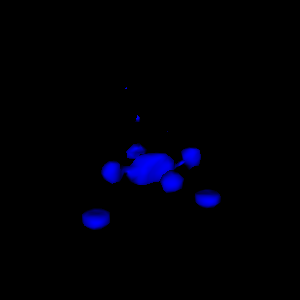

The Python source for this figure:
#!/usr/bin/env python

# Read EnSight ironProt ASCII case file, contour at 200, and render.

import os

import vtkmodules.vtkInteractionStyle  # noqa: F401
import vtkmodules.vtkRenderingFreeType  # noqa: F401
import vtkmodules.vtkRenderingOpenGL2  # noqa: F401

from vtkmodules.vtkFiltersCore import vtkContourFilter
from vtkmodules.vtkIOEnSight import vtkGenericEnSightReader
from vtkmodules.vtkRenderingCore import (
    vtkActor,
    vtkCompositePolyDataMapper,
    vtkRenderWindow,
    vtkRenderWindowInteractor,
    vtkRenderer,
)

# Source
data_dir = os.environ.get("VPE_DATA_DIR", os.path.dirname(os.path.abspath(__file__)))

# Read EnSight case file
ensight_reader = vtkGenericEnSightReader()
ensight_reader.SetCaseFileName(os.path.join(data_dir, "EnSight", "ironProt_ascii.case"))

# Contour
contour_filter = vtkContourFilter()
contour_filter.SetInputConnection(ensight_reader.GetOutputPort())
contour_filter.SetValue(0, 200)
contour_filter.SetComputeScalars(1)

# Mapper
composite_mapper = vtkCompositePolyDataMapper()
composite_mapper.SetInputConnection(contour_filter.GetOutputPort())
composite_mapper.SetScalarRange(0, 1)
composite_mapper.SetScalarVisibility(1)

# Actor
ensight_actor = vtkActor()
ensight_actor.SetMapper(composite_mapper)
ensight_actor.GetProperty().SetRepresentationToSurface()
ensight_actor.GetProperty().SetInterpolationToGouraud()

# Renderer
renderer = vtkRenderer()
renderer.AddActor(ensight_actor)
renderer.SetBackground(0, 0, 0)

# Render window
render_window = vtkRenderWindow()
render_window.AddRenderer(renderer)
render_window.SetWindowName("ensight iron prot ascii")
render_window.SetMultiSamples(0)
render_window.SetSize(300, 300)

# Interactor
interactor = vtkRenderWindowInteractor()
interactor.SetRenderWindow(render_window)

# Scene
camera = renderer.GetActiveCamera()
camera.SetPosition(-54.8012, 109.471, 231.412)
camera.SetFocalPoint(33, 33, 33)
camera.SetViewUp(0.157687, 0.942832, -0.293604)
camera.SetViewAngle(30)
camera.SetClippingRange(124.221, 363.827)

interactor.Initialize()
interactor.Start()
